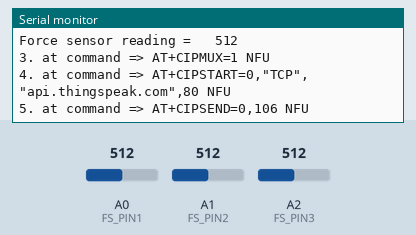
This sketch was run on a simulated Arduino Uno, built with avr-gcc and run on an emulated ATmega328P. On the bench: the last lines printed to the serial monitor. The test bench sets the inputs (shaded band); at power-on: A0 (FS_PIN1) = 512, A1 (FS_PIN2) = 512, A2 (FS_PIN3) = 512. The modem accepts every AT command (registered, SIM ready, sends succeed) and sends nothing else.

Above: at 1.2 s.
1.3 s: A0 (FS_PIN1) set to 716
At 2.7 s:
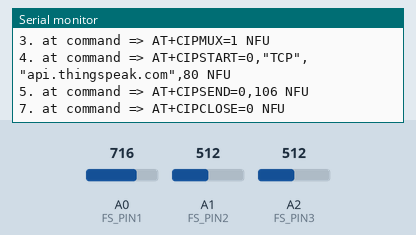
5.0 s: A1 (FS_PIN2) set to 306
At 5.95 s:
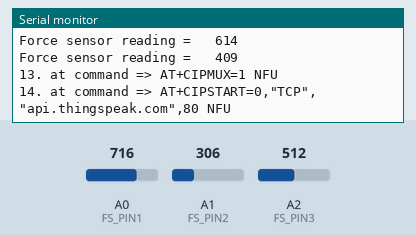
6.5 s: A2 (FS_PIN3) set to 900
At 7.8 s:
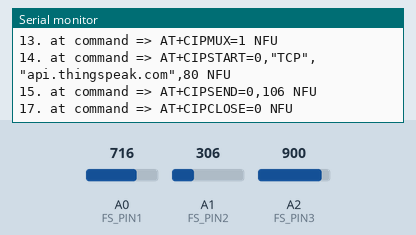
8.0 s: A2 (FS_PIN3) set to 1023
At 9.3 s:
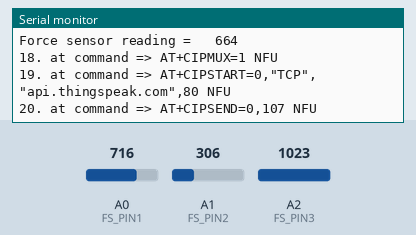
9.5 s: A0 (FS_PIN1) set to 900
At 10.8 s:
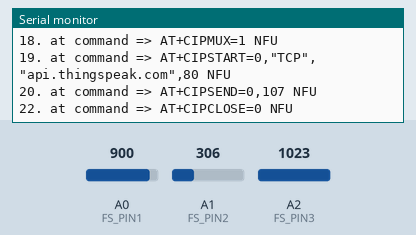
11.0 s: A1 (FS_PIN2) set to 122
At 12.1 s:
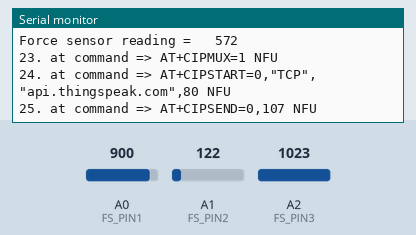
Timing chart, 0 to 13.5 s (numbered marks = the images above; inputs shaded):
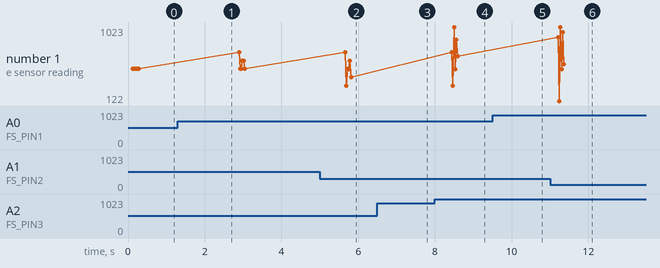

Measured:
- after the input at 5.0 s, the serial monitor: prints a new line after 0.69 s (image 2)
- after the input at 8.0 s, the serial monitor: prints a new line after 0.50 s (image 4)
- after the input at 11.0 s, the serial monitor: prints a new line after 0.24 s (image 6)
- plotted number 1: 512 → 409 after the input at 5.0 s, 409 → 664 after the input at 8.0 s, 664 → 572 after the input at 11.0 s

The sketch:

footulcer.ino
```cpp
#include <SoftwareSerial.h>
#define FS_PIN1 A0 // the FSR and 10K pulldown are connected to A0
#define FS_PIN2 A1
#define FS_PIN3 A2

#define RX 2
#define TX 3

String AP = "RunShaw Tech";       // AP NAME
String PASS = "9916259955"; // AP PASSWORD

String API = "H0JQGAKMR0NGI8PY";
  // Write API KEY YOUR API WRITE KEY
String HOST = "api.thingspeak.com";
String PORT = "80";

int countTrueCommand;
int countTimeCommand;
boolean found = false;

SoftwareSerial esp8266(RX,TX);

void setup() {
  Serial.begin(9600);
  esp8266.begin(115200);
  sendCommand("AT",5,"OK");
  sendCommand("AT+CWMODE=1",5,"OK");
  sendCommand("AT+CWJAP=\""+ AP +"\",\""+ PASS +"\"",20,"OK");
}

void loop() {

  String point1 = getP1Data();
  String point2 = getP2Data();
  String point3 = getP3Data();
  String point4 = getP4Data();
  String point5 = getP5Data();
  String point6 = getP6Data();

  String getData = "GET /update?api_key="+ API +"&field1="+point1+"&field3="+point2+"&field2="+point3+"&field4="+point4+"&field5="+point5+"&field6="+point6;
  sendCommand("AT+CIPMUX=1",5,"OK");
  sendCommand("AT+CIPSTART=0,\"TCP\",\""+ HOST +"\","+ PORT,15,"OK");
  sendCommand("AT+CIPSEND=0," +String(getData.length()+4),4,">");
  esp8266.println(getData);
  delay(1500);
  countTrueCommand++;
  sendCommand("AT+CIPCLOSE=0",5,"OK");
  delay(1000);
}

String getP1Data(){
   int Point1 = analogRead(FS_PIN1);
   Serial.print("Force sensor reading = \t");
   Serial.println(Point1); // print the raw analog reading
   return String(Point1);
}

String getP2Data(){
   int Point2 = analogRead(FS_PIN2);
   Serial.print("Force sensor reading = \t");
   Serial.println(Point2); // print the raw analog reading
   return String(Point2);
}
String getP3Data(){
   int Point3 = analogRead(FS_PIN3);
   Serial.print("Force sensor reading = \t");
   Serial.println(Point3); // print the raw analog reading
   return String(Point3);
}
String getP4Data(){
   int Point1 = analogRead(FS_PIN1);
   int Point2 = analogRead(FS_PIN2);
   int P4 =(Point1+Point2)/2;
   Serial.print("Force sensor reading = \t");
   Serial.println(P4); // print the raw analog reading
   return String(P4);
}
String getP5Data(){
   int Point1 = analogRead(FS_PIN1);
   int Point3 = analogRead(FS_PIN3);
   int P5 =(Point1+Point3)/2;
   Serial.print("Force sensor reading = \t");
   Serial.println(P5); // print the raw analog reading
   return String(P5);
}
String getP6Data(){
   int Point2 = analogRead(FS_PIN2);
   int Point3 = analogRead(FS_PIN3);
   int P6 =(Point2+Point3)/2;
   Serial.print("Force sensor reading = \t");
   Serial.println(P6); // print the raw analog reading
   return String(P6);
}

void sendCommand(String command, int maxTime, char readReplay[]) {
  Serial.print(countTrueCommand);
  Serial.print(". at command => ");
  Serial.print(command);
  Serial.print(" ");
  while(countTimeCommand < (maxTime*1))
  {
    esp8266.println(command);//at+cipsend
    if(esp8266.find(readReplay))//ok
    {
      found = true;
      break;
    }

    countTimeCommand++;
  }

  if(found == true)
  {
    Serial.println("NFU");
    countTrueCommand++;
    countTimeCommand = 0;
  }

  if(found == false)
  {
    Serial.println("Fail");
    countTrueCommand = 0;
    countTimeCommand = 0;
  }

  found = false;
 }
```
